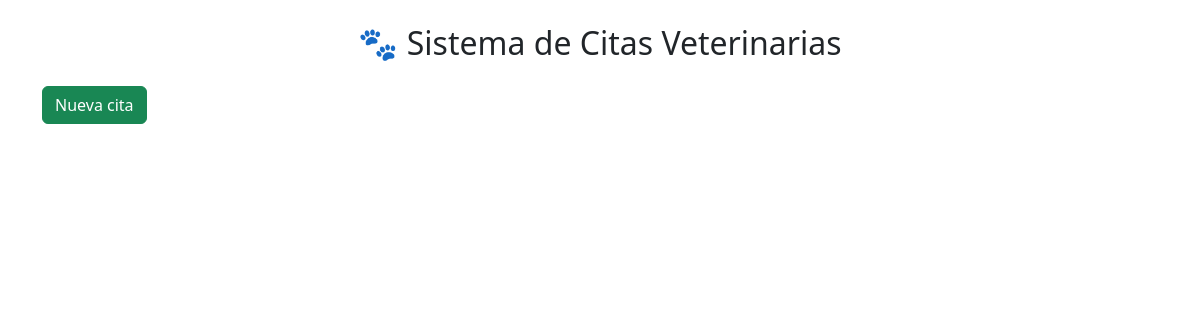
Before: / with the older database file.
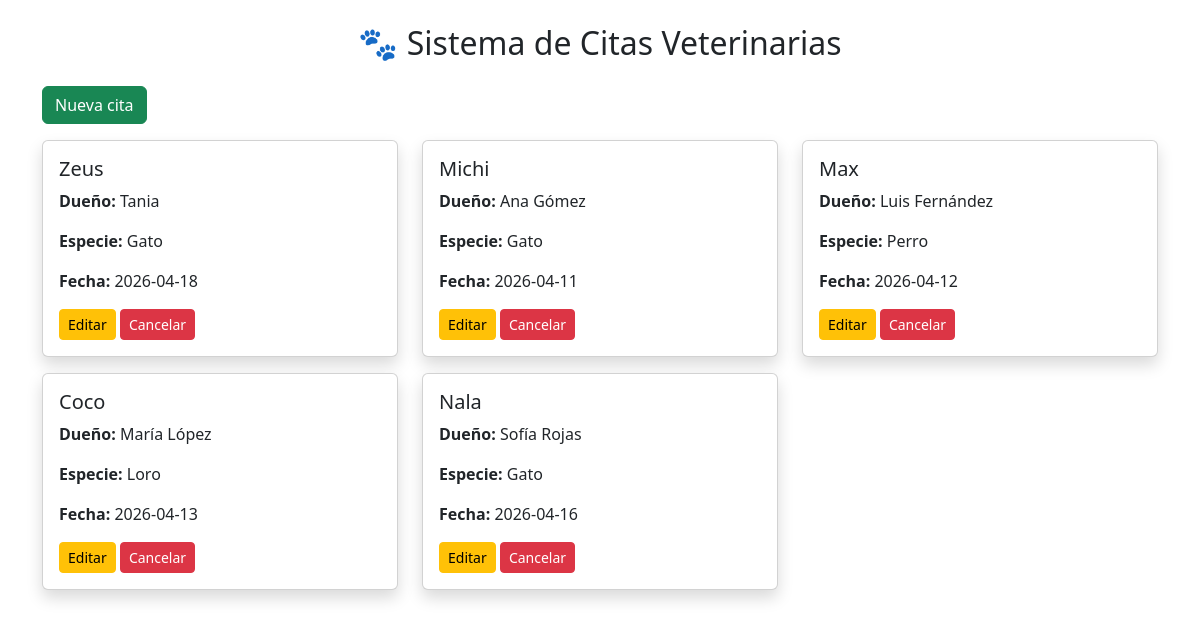
After: the same page with the newer database file.
### tables this page shows
CREATE TABLE pacientes (
            id INTEGER PRIMARY KEY AUTOINCREMENT,
            mascota TEXT NOT NULL,
            propietario TEXT NOT NULL,
            especie TEXT NOT NULL,
            fecha TEXT NOT NULL
        );

### app.py (the view)
@app.route('/')
def index():
    conn = sqlite3.connect("citas.db")
    conn.row_factory = sqlite3.Row
    cursor = conn.cursor()
    cursor.execute("SELECT * FROM pacientes")
    citas = cursor.fetchall()
    conn.close()
    return render_template('index.html', citas=citas)

### templates/index.html
{% extends 'base.html' %}
{% block content %}
<a href="/create" class="btn btn-success mb-3">Nueva cita</a>
<div class="row">
    {% for c in citas %}
    <div class="col-md-4">
        <div class="card mb-3 shadow">
            <div class="card-body">
                <h5 class="card-title">{{ c.mascota }}</h5>
                <p><strong>Dueño:</strong> {{ c.propietario }}</p>
                <p><strong>Especie:</strong> {{ c.especie }}</p>
                <p><strong>Fecha:</strong> {{ c.fecha }}</p>
                <a href="/edit/{{ c.id }}" class="btn btn-warning btn-sm">Editar</a>
                <a href="/delete/{{ c.id }}" class="btn btn-danger btn-sm"
                   onclick="return confirm('¿Cancelar cita?')">Cancelar</a>
            </div>
        </div>
    </div>
    {% endfor %}
</div>
{% endblock %}

### templates/base.html (shortened to what this page needs)
<!doctype html>
<html lang="es">
<head>
  <link href="https://cdn.jsdelivr.net/npm/bootstrap@5.3.8/dist/css/bootstrap.min.css" rel="stylesheet">
</head>
<body>
<div class="container mt-4">
    <h2 class="text-center mb-4">🐾 Sistema de Citas Veterinarias</h2>
    {% block content %}
    {% endblock %}
</div>
</body>
</html>

Changed rows visible on the page:
added pacientes: mascota "Zeus", propietario "Tania", especie "Gato", fecha "2026-04-18"
added pacientes: mascota "Michi", propietario "Ana Gómez", especie "Gato", fecha "2026-04-11"
added pacientes: mascota "Max", propietario "Luis Fernández", especie "Perro", fecha "2026-04-12"
added pacientes: mascota "Coco", propietario "María López", especie "Loro", fecha "2026-04-13"
added pacientes: mascota "Nala", propietario "Sofía Rojas", especie "Gato", fecha "2026-04-16"
